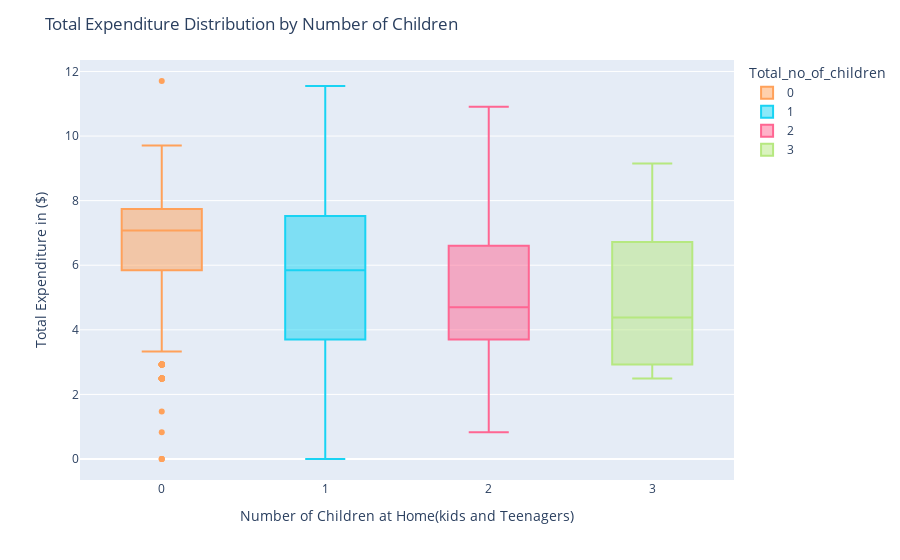

This figure's notebook cell:
### Markdown cell above
d. Investigate if there is a discernible pattern in the number of children at home and the total expenditure.

### Code cell
import plotly.express as px


# Scatter plot to visualize there  is a discernible pattern in the number of children at home and the total expenditure.
plt.figure(figsize=(10, 9))
sns.scatterplot(data=df, x='Total_no_of_children', y='Box_Cox_Total_Purchases', hue='Total_no_of_children', palette='viridis', s=100)
plt.title('Relationship Between Number of Children and Total Expenditure', fontsize=14)
plt.xlabel('Number of Children at Home', fontsize=12)
plt.ylabel('Total Expenditure in ($)', fontsize=12)
plt.legend(title='Number of Children',loc='upper right')
plt.tight_layout()
plt.show()

# Plotly box to visualize there  is a discernible pattern in the number of children at home and the total expenditure.
fig = px.box(df, x="Total_no_of_children", y="Box_Cox_Total_Purchases",color='Total_no_of_children',
             color_discrete_map={'0': 'blue', '1': 'green', '2': 'red','3':'yellow'})
fig.update_layout(
    title='Total Expenditure Distribution by Number of Children',
    xaxis_title='Number of Children at Home(kids and Teenagers)',
    yaxis_title='Total Expenditure in ($)'
)



# Show the plot
fig.show()

### Figure 1 — Plotly figure (JSON) as saved in the notebook; plotly's stock layout.template omitted (floating-point values rounded to 4 significant figures; data arrays with more than 128 entries replaced by an {"elided": "..."} marker saying what was removed)
{"data": [{"alignmentgroup": "True", "hovertemplate": "Total_no_of_children=%{x}<br>Box_Cox_Total_Purchases=%{y}<extra></extra>", "legendgroup": "0", "marker": {"color": "#FFA15A"}, "name": "0", "notched": false, "offsetgroup": "0", "orientation": "v", "showlegend": true, "type": "box", "x": {"elided": "638 int values"}, "x0": " ", "xaxis": "x", "y": {"elided": "638 float values"}, "y0": " ", "yaxis": "y"}, {"alignmentgroup": "True", "hovertemplate": "Total_no_of_children=%{x}<br>Box_Cox_Total_Purchases=%{y}<extra></extra>", "legendgroup": "1", "marker": {"color": "#19d3f3"}, "name": "1", "notched": false, "offsetgroup": "1", "orientation": "v", "showlegend": true, "type": "box", "x": {"elided": "1128 int values"}, "x0": " ", "xaxis": "x", "y": {"elided": "1128 float values"}, "y0": " ", "yaxis": "y"}, {"alignmentgroup": "True", "hovertemplate": "Total_no_of_children=%{x}<br>Box_Cox_Total_Purchases=%{y}<extra></extra>", "legendgroup": "2", "marker": {"color": "#FF6692"}, "name": "2", "notched": false, "offsetgroup": "2", "orientation": "v", "showlegend": true, "type": "box", "x": {"elided": "421 int values"}, "x0": " ", "xaxis": "x", "y": {"elided": "421 float values"}, "y0": " ", "yaxis": "y"}, {"alignmentgroup": "True", "hovertemplate": "Total_no_of_children=%{x}<br>Box_Cox_Total_Purchases=%{y}<extra></extra>", "legendgroup": "3", "marker": {"color": "#B6E880"}, "name": "3", "notched": false, "offsetgroup": "3", "orientation": "v", "showlegend": true, "type": "box", "x": [3, 3, 3, 3, 3, 3, 3, 3, 3, 3, 3, 3, 3, 3, 3, 3, 3, 3, 3, 3, 3, 3, 3, 3, 3, 3, 3, 3, 3, 3, 3, 3, 3, 3, 3, 3, 3, 3, 3, 3, 3, 3, 3, 3, 3, 3, 3, 3, 3, 3, 3, 3, 3], "x0": " ", "xaxis": "x", "y": [2.495, 2.495, 2.495, 2.495, 9.151, 2.495, 6.357, 8.165, 2.495, 7.303, 8.369, 3.702, 3.702, 2.495, 4.385, 5.003, 3.702, 4.385, 2.929, 5.003, 2.495, 5.003, 7.743, 7.743, 7.526, 7.526, 4.385, 2.929, 2.495, 7.526, 6.357, 3.702, 3.329, 2.495, 4.053, 4.385, 2.495, 8.369, 4.385, 3.702, 5.293, 6.103, 7.075, 7.075, 3.702, 3.329, 3.329, 6.357, 6.357, 2.495, 4.701, 6.603, 9.151], "y0": " ", "yaxis": "y"}], "layout": {"autosize": true, "boxmode": "overlay", "legend": {"title": {"text": "Total_no_of_children"}, "tracegroupgap": 0}, "margin": {"t": 60}, "title": {"text": "Total Expenditure Distribution by Number of Children"}, "xaxis": {"anchor": "y", "autorange": true, "categoryarray": [0, 1, 2, 3], "categoryorder": "array", "domain": [0, 1], "range": [-0.5, 3.5], "title": {"text": "Number of Children at Home(kids and Teenagers)"}, "type": "linear"}, "yaxis": {"anchor": "x", "autorange": true, "domain": [0, 1], "range": [-0.6502, 12.35], "title": {"text": "Total Expenditure in ($)"}, "type": "linear"}}}
